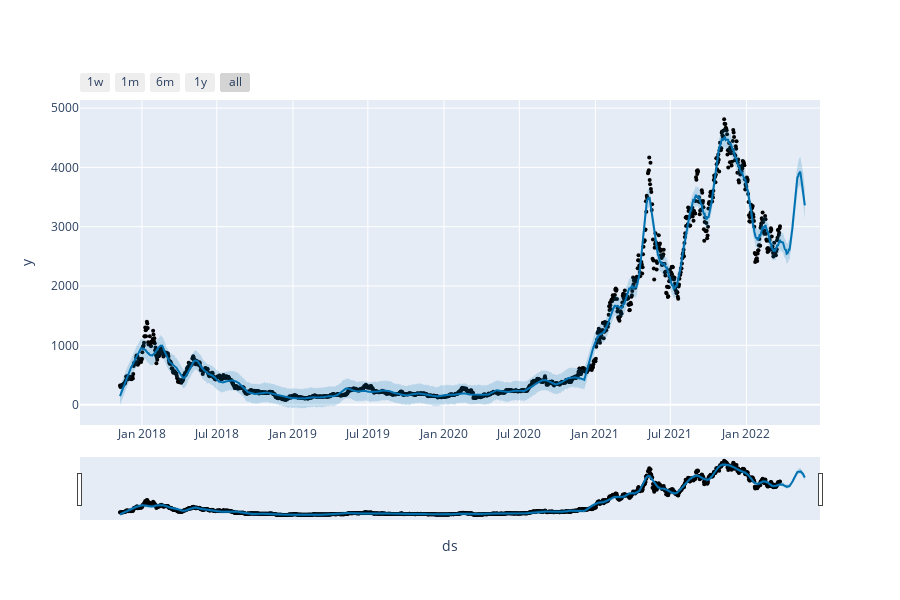

Write notebook code for a chart like this one.
### Code cell
# grafico previsão
plot_plotly(model, predict)

### Figure 1 — Plotly figure (JSON) as saved in the notebook; plotly's stock layout.template omitted (floating-point values rounded to 4 significant figures; data arrays with more than 128 entries replaced by an {"elided": "..."} marker saying what was removed)
{"data": [{"marker": {"color": "black", "size": 4}, "mode": "markers", "name": "Actual", "type": "scatter", "x": {"elided": "1596 str values"}, "y": {"elided": "1596 float values"}}, {"hoverinfo": "skip", "line": {"width": 0}, "mode": "lines", "type": "scatter", "x": {"elided": "1656 str values"}, "y": {"elided": "1656 float values"}}, {"fill": "tonexty", "fillcolor": "rgba(0, 114, 178, 0.2)", "line": {"color": "#0072B2", "width": 2}, "mode": "lines", "name": "Predicted", "type": "scatter", "x": {"elided": "1656 str values"}, "y": {"elided": "1656 float values"}}, {"fill": "tonexty", "fillcolor": "rgba(0, 114, 178, 0.2)", "hoverinfo": "skip", "line": {"width": 0}, "mode": "lines", "type": "scatter", "x": {"elided": "1656 str values"}, "y": {"elided": "1656 float values"}}], "layout": {"height": 600, "showlegend": false, "width": 900, "xaxis": {"rangeselector": {"buttons": [{"count": 7, "label": "1w", "step": "day", "stepmode": "backward"}, {"count": 1, "label": "1m", "step": "month", "stepmode": "backward"}, {"count": 6, "label": "6m", "step": "month", "stepmode": "backward"}, {"count": 1, "label": "1y", "step": "year", "stepmode": "backward"}, {"step": "all"}]}, "rangeslider": {"visible": true}, "title": {"text": "ds"}, "type": "date"}, "yaxis": {"title": {"text": "y"}}}}
